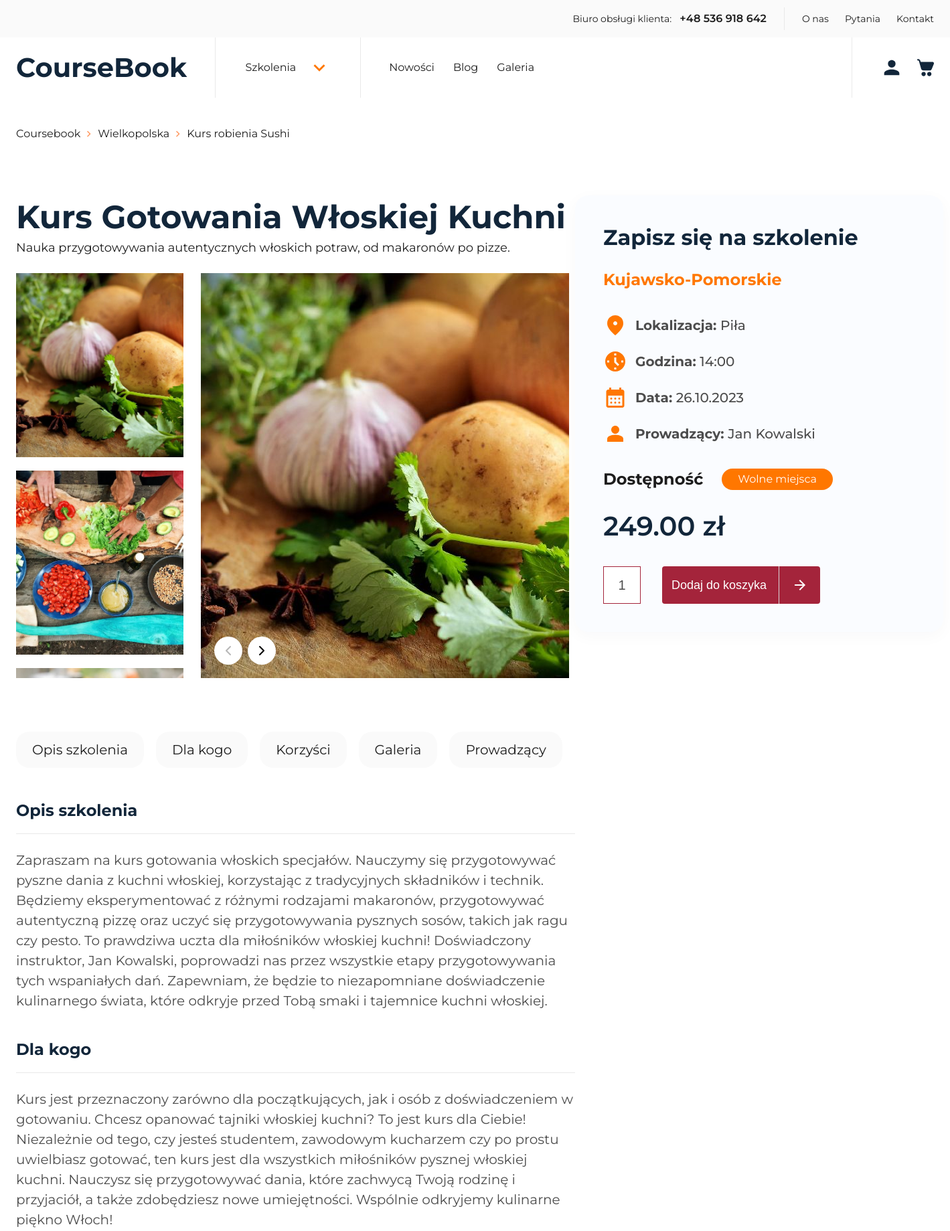
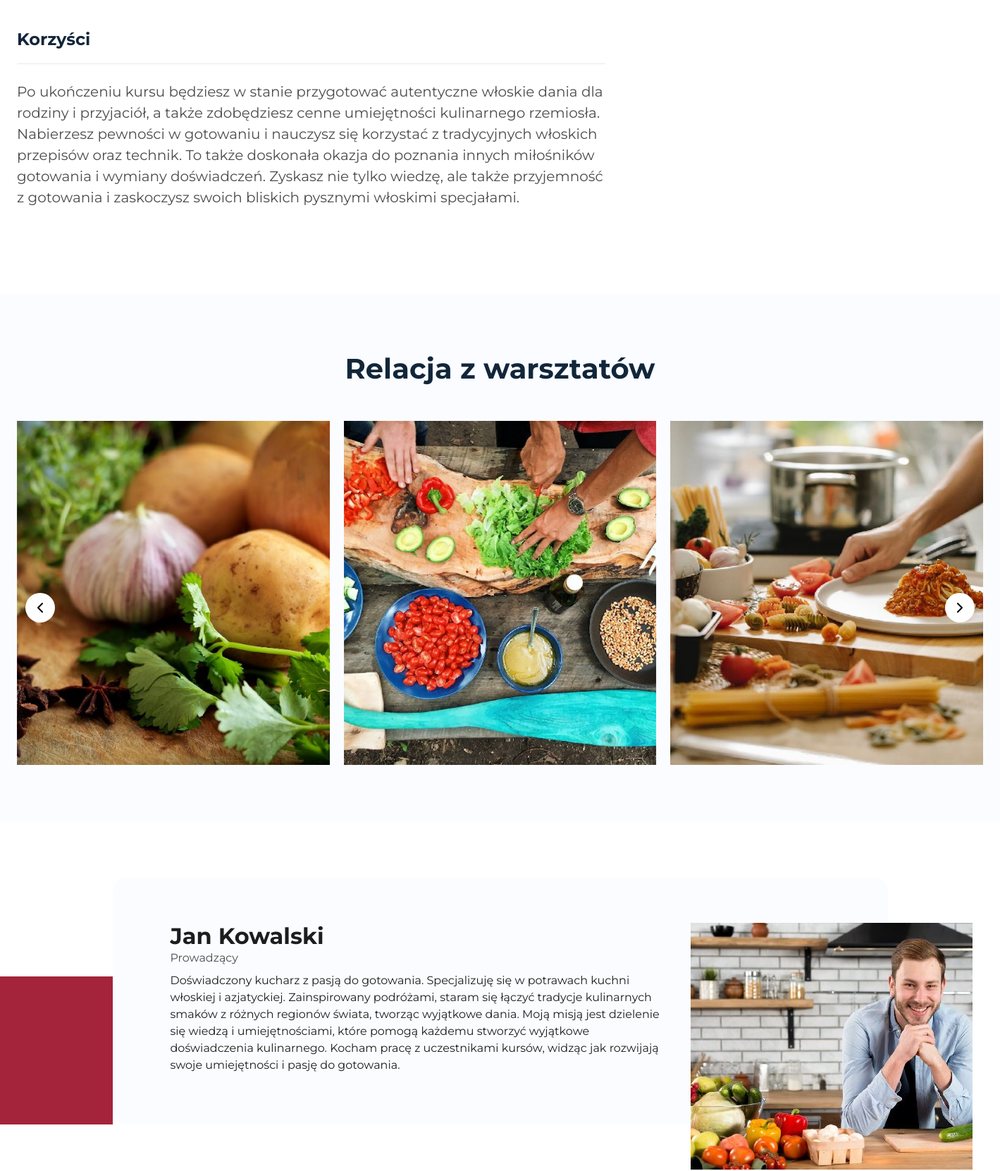
Page /course/kujawsko-pomorskie/kurs-gotowania-woskiej-kuchni/ (upper part) on the committed database (2 pictures, top to bottom).
### coursebookapp/models/course.py (models this page shows, shortened)
class Course(models.Model):
    instructor = models.ForeignKey(
        Instructor, on_delete=models.SET_NULL, null=True, blank=True
    )
    title = models.CharField(max_length=100)
    short_description = models.CharField(max_length=200)
    price = models.DecimalField(max_digits=8, decimal_places=2)
    province_choices = (
        ("dolnośląskie", "Dolnośląskie"),
        ("kujawsko-pomorskie", "Kujawsko-Pomorskie"),
        ("lubelskie", "Lubelskie"),
        ("lubuskie", "Lubuskie"),
        ("łódzkie", "Łódzkie"),
        ("małopolskie", "Małopolskie"),
        ("mazowieckie", "Mazowieckie"),
        ("opolskie", "Opolskie"),
        ("podkarpackie", "Podkarpackie"),
        ("podlaskie", "Podlaskie"),
        ("pomorskie", "Pomorskie"),
        ("śląskie", "Śląskie"),
        ("świętokrzyskie", "Świętokrzyskie"),
        ("warmińsko-mazurskie", "Warmińsko-Mazurskie"),
        ("wielkopolskie", "Wielkopolskie"),
        ("zachodniopomorskie", "Zachodniopomorskie"),
    )
    province = models.CharField(max_length=30, choices=province_choices)
    available = models.BooleanField(default=False)
    seats = models.PositiveIntegerField()
    date = models.DateField()
    time_start = models.TimeField()
    city = models.CharField(max_length=100)
    course_description = models.TextField()
    course_for = models.TextField()
    course_benefit = models.TextField()
    province_slug = models.SlugField(max_length=50, blank=True)
    slug = models.SlugField(max_length=200, unique=True, blank=True)

### coursebookapp/models/course_image.py (models this page shows, shortened)
class CourseImage(models.Model):
    course = models.ForeignKey(Course, on_delete=models.CASCADE)
    def get_upload_path(instance, filename):
        course_slug = slugify(instance.course.title)
        return f"course_images/{course_slug}/{filename}"
    image = models.ImageField(upload_to=get_upload_path)
    image_thumb = models.ImageField(upload_to=get_upload_path, blank=True)
    image_medium_thumb = models.ImageField(upload_to=get_upload_path, blank=True)

### coursebookapp/models/instructor.py (models this page shows, shortened)
class Instructor(models.Model):
    app_user = models.ForeignKey(
        AppUser, on_delete=models.CASCADE, related_name="instructors_created"
    )
    first_name = models.CharField(max_length=50)
    last_name = models.CharField(max_length=50)
    description = models.TextField()
    def get_upload_path(instance, filename):
        company_name_slug = slugify(instance.app_user.company_name)
        return f"instructors/{company_name_slug}/{filename}"
    photo = models.ImageField(upload_to=get_upload_path, blank=True)
    photo_thumb = models.ImageField(upload_to=get_upload_path, blank=True)
    @property
    def fullname(self):
        return f"{self.first_name} {self.last_name}"

### coursebookapp/views/course_detail_view.py (the view)
class CourseDetailView(generics.RetrieveAPIView):
    serializer_class = CourseSerializer
    queryset = Course.objects.all()
    lookup_field = "slug"
    template_name = "pages/course_detail.html"
    def get(self, request, *args, **kwargs):
        instance = self.get_object()
        random_courses = Course.objects.order_by("?")[:6]
        image = instance.courseimage_set.first()
        if image:
            instance.image = image
        images = CourseImage.objects.filter(course=instance)
        instance.images = images
        for course in random_courses:
            image = course.courseimage_set.first()
            course.image = image
        context = {
            "course": instance,
            "random_courses": random_courses,
        }
        return render(request, self.template_name, context)

### templates/pages/course_detail.html (shortened to what this page needs)
{% extends "layout/base-nb.html" %} {% block styles %}
<link rel="stylesheet" href="{% static 'css/global.min.css' %}" />
<link rel="stylesheet" href="{% static 'css/course.min.css' %}" />
<link rel="stylesheet" href="{% static 'css/splide-core.min.css' %}" />
{% endblock %} {% block content %}
<div class="container">
  <ol class="breadcrumbs">
    <li class="breadcrumbs__item">
      <a class="breadcrumbs__link" href="/">Coursebook</a>
    </li>
    <svg
      width="18"
      height="18"
      viewBox="0 0 18 18"
      fill="none"
      xmlns="http://www.w3.org/2000/svg"
    >
      <path
        d="M7.05 13.5L6 12.45L9.45 9L6 5.55L7.05 4.5L11.55 9L7.05 13.5Z"
        fill="#FF9A62"
      />
    </svg>
    <li class="breadcrumbs__item">
      <a class="breadcrumbs__link" href="#">Wielkopolska</a>
    </li>
    <svg
      width="18"
      height="18"
      viewBox="0 0 18 18"
      fill="none"
      xmlns="http://www.w3.org/2000/svg"
    >
      <path
        d="M7.05 13.5L6 12.45L9.45 9L6 5.55L7.05 4.5L11.55 9L7.05 13.5Z"
        fill="#FF9A62"
      />
    </svg>
    <li class="breadcrumbs__item">
      <span>Kurs robienia Sushi</span>
    </li>
  </ol>
</div>
<section class="course">
  <div class="container">
    <div class="course__row">
      <div class="course__left">
        <div class="course__head">
          <h1 class="course__head-title">{{course.title|title}}</h1>
          <p class="course__head-short">{{course.short_description}}</p>
        </div>
        <div class="course__gallery">
          <div class="course__gallery-left">
            {%if course.images%}
            <div class="splide courseThumbs">
              <div class="splide__track">
                <ul class="splide__list">
                  {%for image in course.images%}
                  <li class="splide__slide">
                    <picture>
                      <img
                        loading="lazy"
                        width="250"
                        height="275"
                        src="{{ image.image.url }}"
                        alt="{{ course.title }}"
                      />
                    </picture>
                  </li>
                  {%endfor%}
                </ul>
              </div>
            </div>
            {%endif%}
          </div>
          <div class="course__gallery-right">
            {%if course.image%}
            <div class="splide courseBig">
              <div class="splide__arrows">
                <button class="splide__arrow splide__arrow--prev">
                  <svg
                    xmlns="http://www.w3.org/2000/svg"
                    width="24"
                    height="24"
                    viewBox="0 0 24 24"
                    fill="none"
                    stroke="currentColor"
                    stroke-width="2"
                    stroke-linecap="round"
                    stroke-linejoin="round"
                    class="feather feather-chevron-left"
                  >
                    <polyline points="15 18 9 12 15 6"></polyline>
                  </svg>
                </button>
                <button class="splide__arrow splide__arrow--next">
                  <svg
                    xmlns="http://www.w3.org/2000/svg"
                    width="24"
                    height="24"
                    viewBox="0 0 24 24"
                    fill="none"
                    stroke="currentColor"
                    stroke-width="2"
                    stroke-linecap="round"
                    stroke-linejoin="round"
                    class="feather feather-chevron-right"
                  >
                    <polyline points="9 18 15 12 9 6"></polyline>
                  </svg>
                </button>
              </div>
              <div class="splide__track">
                <ul class="splide__list">
                  {%for image in course.images%}
                  <li class="splide__slide">
                    <picture>
                      <img
                        loading="lazy"
                        width="550"
                        height="605"
                        src="{{ image.image.url }}"
                        alt="{{ course.title }}"
                      />
                    </picture>
                  </li>
                  {%endfor%}
                </ul>
              </div>
            </div>
            {%endif%}
          </div>
        </div>
        <div class="course__nav">
          <a href="#description" class="chips chips--primary">Opis szkolenia</a>
          <a href="#forWho" class="chips chips--primary">Dla kogo</a>
          <a href="#benefits" class="chips chips--primary">Korzyści</a>
          <a href="#gallery" class="chips chips--primary">Galeria</a>
          <a href="#leader" class="chips chips--primary">Prowadzący</a>
        </div>
        <div class="course__content">
          <div id="description" class="course__content-box">
            <div class="course__content-title">Opis szkolenia</div>
            <div class="course__content-text">
              {{course.course_description}}
            </div>
          </div>
          <div id="forWho" class="course__content-box">
            <div class="course__content-title">Dla kogo</div>
            <div class="course__content-text">{{course.course_for}}</div>
          </div>
          <div id="benefits" class="course__content-box">
            <div class="course__content-title">Korzyści</div>
            <div class="course__content-text">{{course.course_benefit}}</div>
          </div>
        </div>
      </div>
      <div class="course__right">
        <div class="course__box">
          <p class="course__box-title">Zapisz się na szkolenie</p>
          <p class="course__box-province">{{course.province|title}}</p>
          <div class="course__details">
            <div class="course__details-detail">
              <div class="course__details-text">
                Lokalizacja:
                <span>{{course.city|title}}</span>
              </div>
            </div>
            <div class="course__details-detail">
              <div class="course__details-text">
                Godzina:
                <span>{{course.time_start|time:"H:i"}}</span>
              </div>
            </div>
            <div class="course__details-detail">
              <div class="course__details-text">
                Data:
                <span>{{course.date|date:"d.m.Y"}}</span>
              </div>
            </div>
            <div class="course__details-detail">
              <div class="course__details-text">
                Prowadzący:
                <span>{{course.instructor.fullname}}</span>
              </div>
            </div>
          </div>
          <div class="course__availability">
            <p class="course__availability-name">Dostępność</p>
            {% if course.seats > 0 %}
            <p class="chips chips--secondary">Wolne miejsca</p>
            {%else%}
            <p class="chips chips--secondary">Brak miejsca</p>
            {%endif%}
          </div>
          <div class="course__price">{{course.price}}&nbsp;zł</div>
          <form class="course__add" action="">
            <div class="">
              <input placeholder="1" class="course__add-qty" type="text" />
            </div>
            <button class="btn btn--primary">
              Dodaj do koszyka
              <span class="btn__arrow">
                <svg
                  width="24"
                  height="24"
                  viewBox="0 0 24 24"
                  fill="none"
                  xmlns="http://www.w3.org/2000/svg"
                >
                  <path
                    d="M12 20L10.575 18.6L16.175 13H4V11H16.175L10.575 5.4L12 4L20 12L12 20Z"
                    fill="white"
                  ></path>
                </svg>
              </span>
            </button>
          </form>
        </div>
      </div>
    </div>
  </div>
</section>
<section id="gallery" class="relations">
  <div class="container">
    <div class="relations__heading">
      <h2>Relacja z warsztatów</h2>
    </div>
    <div class="relations__gallery">
      {%if course.images%}
      <div class="splide relationsImages">
        <div class="splide__arrows">
          <button class="splide__arrow splide__arrow--prev">
            <svg
              xmlns="http://www.w3.org/2000/svg"
              width="24"
              height="24"
              viewBox="0 0 24 24"
              fill="none"
              stroke="currentColor"
              stroke-width="2"
              stroke-linecap="round"
              stroke-linejoin="round"
              class="feather feather-chevron-left"
            >
              <polyline points="15 18 9 12 15 6"></polyline>
            </svg>
          </button>
          <button class="splide__arrow splide__arrow--next">
            <svg
              xmlns="http://www.w3.org/2000/svg"
              width="24"
              height="24"
              viewBox="0 0 24 24"
              fill="none"
              stroke="currentColor"
              stroke-width="2"
              stroke-linecap="round"
              stroke-linejoin="round"
              class="feather feather-chevron-right"
            >
              <polyline points="9 18 15 12 9 6"></polyline>
            </svg>
          </button>
        </div>
        <div class="splide__track">
          <ul class="splide__list">
            {%for image in course.images%}
            <li class="splide__slide">
              <picture>
                <img
                  loading="lazy"
                  width="550"
                  height="605"
                  src="{{ image.image.url }}"
                  alt="{{ course.title }}"
                />
              </picture>
            </li>
            {%endfor%}
          </ul>
        </div>
      </div>
      {%endif%}
    </div>
  </div>
</section>
<section id="leader" class="testimonials">
  <div class="container">
    <div class="testimonials__row">
      <div class="testimonials__content">
        <div class="testimonials__content-head">
          <div class="testimonials__content-name">
            {{course.instructor.fullname}}
          </div>
        </div>
        <div class="testimonials__content-status">Prowadzący</div>
        <div class="testimonials__content-text">
          <p>{{course.instructor.description}}</p>
        </div>
      </div>
      <div class="testimonials__image">
        {%if course.instructor.photo%}
        <picture>
          <img
            loading="lazy"
            width="400"
            height="350"
            src="{{ course.instructor.photo.url }}"
            alt=""
          />
        </picture>
        {%endif%}
      </div>
    </div>
  </div>
</section>
{% endblock %}

### rows in the picture
Course: title "Kurs Gotowania Włoskiej Kuchni", short_description "Nauka przygotowywania autentycznych włoskich potraw, od makaronów po pizze.", course_description "Zapraszam na kurs gotowania włoskich specjałów. Nauczymy się przygotowywać pyszne dania z kuchni włoskiej, korzystając z tradycyjnych składników i technik. Będziemy eksperymentować z różnymi rodzajami makaronów, przygotowywać autentyczną pizzę oraz uczyć się przygotowywania pysznych sosów, takich jak ragu czy pesto. To prawdziwa uczta dla miłośników włoskiej kuchni! Doświadczony instruktor, Jan Kowalski, poprowadzi nas przez wszystkie etapy przygotowywania tych wspaniałych dań. Zapewniam, że będzie to niezapomniane doświadczenie kulinarnego świata, które odkryje przed Tobą smaki i tajemnice kuchni włoskiej.", course_for "Kurs jest przeznaczony zarówno dla początkujących, jak i osób z doświadczeniem w gotowaniu. Chcesz opanować tajniki włoskiej kuchni? To jest kurs dla Ciebie! Niezależnie od tego, czy jesteś studentem, zawodowym kucharzem czy po prostu uwielbiasz gotować, ten kurs jest dla wszystkich miłośników pysznej włoskiej kuchni. Nauczysz się przygotowywać dania, które zachwycą Twoją rodzinę i przyjaciół, a także zdobędziesz nowe umiejętności. Wspólnie odkryjemy kulinarne piękno Włoch!", course_benefit "Po ukończeniu kursu będziesz w stanie przygotować autentyczne włoskie dania dla rodziny i przyjaciół, a także zdobędziesz cenne umiejętności kulinarnego rzemiosła. Nabierzesz pewności w gotowaniu i nauczysz się korzystać z tradycyjnych włoskich przepisów oraz technik. To także doskonała okazja do poznania innych miłośników gotowania i wymiany doświadczeń. Zyskasz nie tylko wiedzę, ale także przyjemność z gotowania i zaskoczysz swoich bliskich pysznymi włoskimi specjałami.", province "Kujawsko-Pomorskie", city "Piła", time_start "14:00", date "26.10.2023", instructor.fullname "Jan Kowalski", price "249.00", instructor.description "Doświadczony kucharz z pasją do gotowania. Specjalizuję się w potrawach kuchni włoskiej i azjatyckiej. Zainspirowany podróżami, staram się łączyć tradycje kulinarnych smaków z różnych regionów świata, tworząc wyjątkowe dania. Moją misją jest dzielenie się wiedzą i umiejętnościami, które pomogą każdemu stworzyć wyjątkowe doświadczenia kulinarnego. Kocham pracę z uczestnikami kursów, widząc jak rozwijają swoje umiejętności i pasję do gotowania.", instructor.photo (picture)
CourseImage: image (picture)
CourseImage: image (picture)
CourseImage: image (picture)
